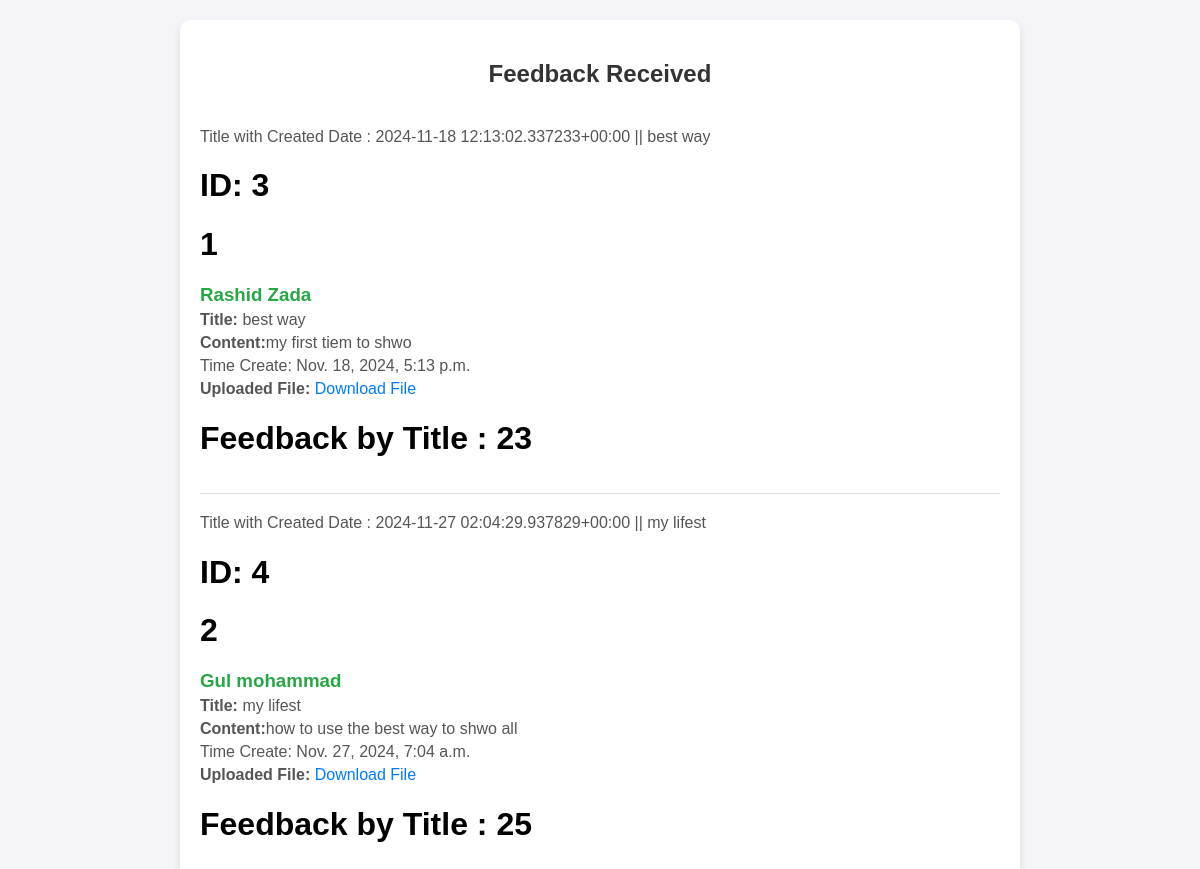
The app's page /display_feed_back/, older data.
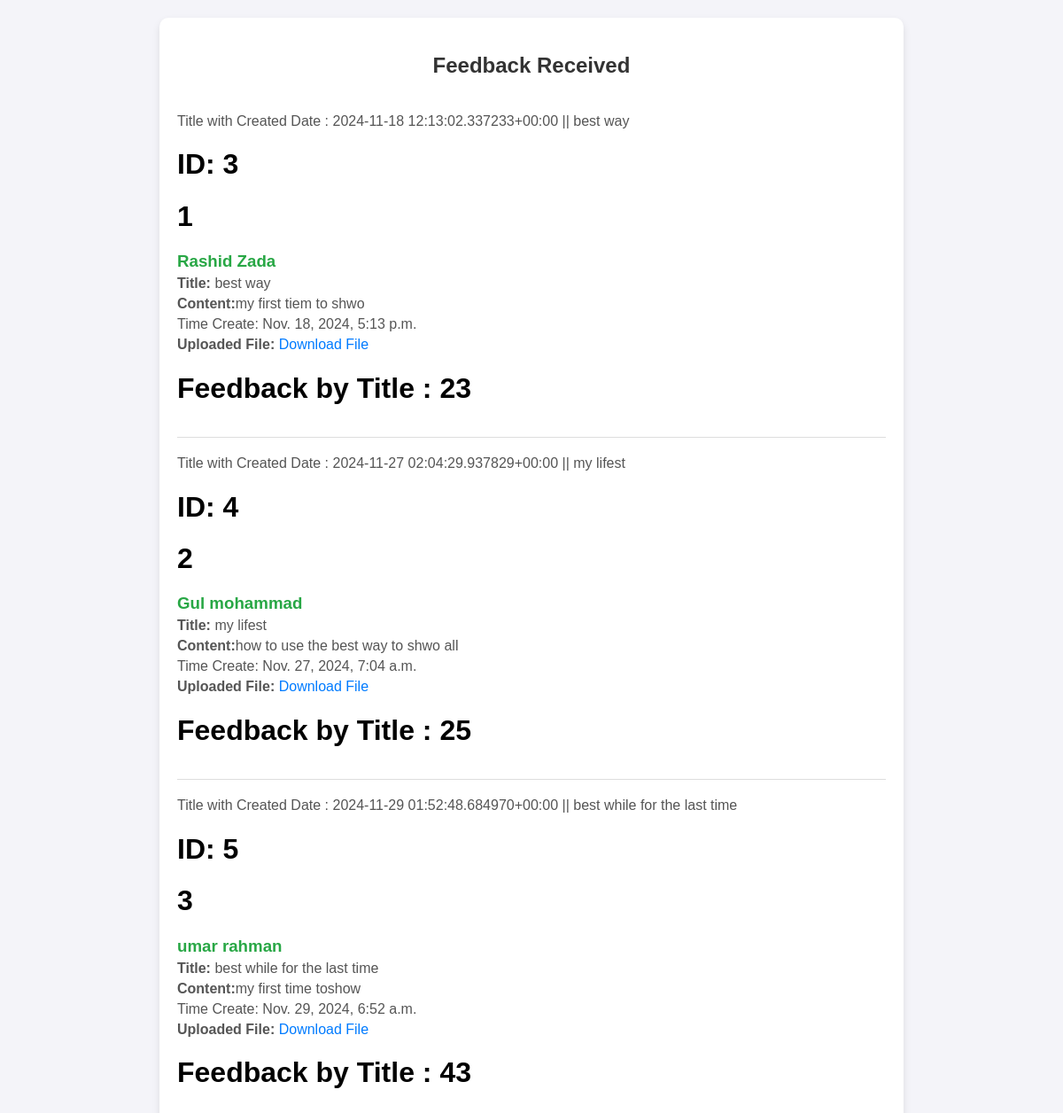
The same page, newer data.
### app/models.py (models this page shows, shortened)
class FeedBack(models.Model):
    name = models.CharField(max_length=233)
    title = models.CharField(max_length=233)
    content = models.TextField()
    data_file  = models.FileField(upload_to='feedback_files/',blank=True)
    created_at =  models.DateTimeField(auto_now_add=True)
    response = models.TextField(blank=True)
    @property
    def showdateinfo(self):
        return f'{self.created_at} || {self.title}'
    @property
    def name_title(self):
        return f'{self.title} by {self.name}'

### app/views.py (the view)
# urls.py: path('display_feed_back/',views.display_feed_back,name='display_feed_back'),
def display_feed_back(request):
    feedback = models.FeedBack.objects.all()
    context = {
        'feedbacks':feedback
    }
    return render(request,'display_feed_back.html',context)

### templates/display_feed_back.html (shortened to what this page needs)
<!DOCTYPE html>
<html lang="en">
<head>
</head>
<body>
    <div class="feedback-list">
        <h2>Feedback Received</h2>
        {% if feedbacks %}
        {% for feedback in feedbacks %}
        <div class="feedback-item">
            <p>Title with Created Date : {{feedback.showdateinfo}}</p>
            <h1>ID: {{feedback.id}}</h1>
            <h1>{{forloop.counter}}</h1>
            <h3>{{feedback.name}}</h3>
            <p><strong>Title:</strong> {{feedback.title}}</p>
            <p><strong>Content:</strong>{{feedback.content}}</p>
            <p>Time Create: {{feedback.created_at}}</p>
            <p><strong>Uploaded File:</strong>
                {% if feedback.data_file %}
                <a href="{{feedback.data_file.url}}" target="_blank">Download File</a>
                {%endif%}
            </p>
            <h1>Feedback by Title : {{feedback.name_title|length}}</h1>
        </div>
        {%endfor%}
        {%else%}
        <p>No feed back yet Received</p>
        {%endif%}
    </div>
</body>
</html>

Row changes from the older to the newer data that the page shows:
added FeedBack: showdateinfo "2024-11-29 01:52:48.684970+00:00 || best while for the last time", id "5", name "umar rahman", title "best while for the last time", content "my first time toshow", created_at "Nov. 29, 2024, 6:52 a.m.", name_title|length "43"
